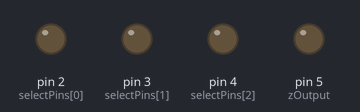
The sketch below on a simulated Arduino Uno, built with avr-gcc and run on an emulated ATmega328P. Parts: output pins drawn as LEDs (lit = HIGH).

Above: at 7.1 s.
Timing chart, 0 to 7.8 s (numbered marks = the images above):
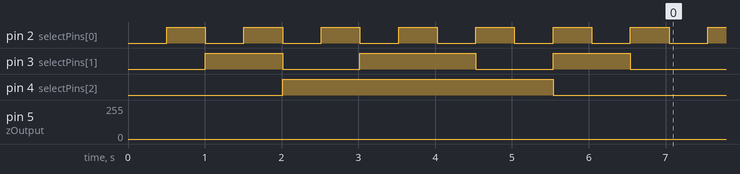

The sketch:

code_experience_88_1.ino
```cpp
/*
 By:Farkad Adnan
 E-mail: farkad.hpfa95@gmail.com
 inst : farkadadnan
 #farkadadnan , #farkad_adnan , فرقد عدنان#
 FaceBook: كتاب عالم الاردوينو
 inst : arduinobook
 #كتاب_عالم_الاردوينو  #كتاب_عالم_الآردوينو
 */
const int selectPins[3] = {2, 3, 4};
const int zOutput = 5;
const int LED_ON_TIME = 500;
const int DELAY_TIME = ((float)LED_ON_TIME/512.0)*1000;
void setup() {
  for (int i=0; i<3; i++)  {
    pinMode(selectPins[i], OUTPUT);
    digitalWrite(selectPins[i], LOW);
  }
  pinMode(zOutput, OUTPUT);
}

void loop() {
  for (int pin=0; pin<=7; pin++)  {
    selectMuxPin(pin);
    for (int intensity=0; intensity<=255; intensity++)    {
      analogWrite(zOutput, intensity);
      delayMicroseconds(DELAY_TIME);
    }
    for (int intensity=255; intensity>=0; intensity--)    {
      analogWrite(zOutput, intensity);
      delayMicroseconds(DELAY_TIME);
    }
  }
  for (int pin=6; pin>=1; pin--)  {
    selectMuxPin(pin);
    for (int intensity=0; intensity<=255; intensity++){
      analogWrite(zOutput, intensity);
      delayMicroseconds(DELAY_TIME);
    }
    for (int intensity=255; intensity>=0; intensity--)    {
      analogWrite(zOutput, intensity);
      delayMicroseconds(DELAY_TIME);
    }
  }
}
void selectMuxPin(byte pin){
  if (pin > 7) return;
  for (int i=0; i<3; i++){
    if (pin & (1<<i))
      digitalWrite(selectPins[i], HIGH);
    else
      digitalWrite(selectPins[i], LOW);
  }
}
```

Measured:
- by itself, pin 2 (selectPins[0]): alternates HIGH for 0.50 s and LOW for 0.50 s
- by itself, pin 3 (selectPins[1]): goes HIGH 1.0 s, LOW 1.0 s, HIGH 1.5 s, LOW 1.0 s, HIGH 1.0 s, then LOW
- by itself, pin 4 (selectPins[2]): LOW → HIGH at 2.0 s, → LOW 3.5 s later
